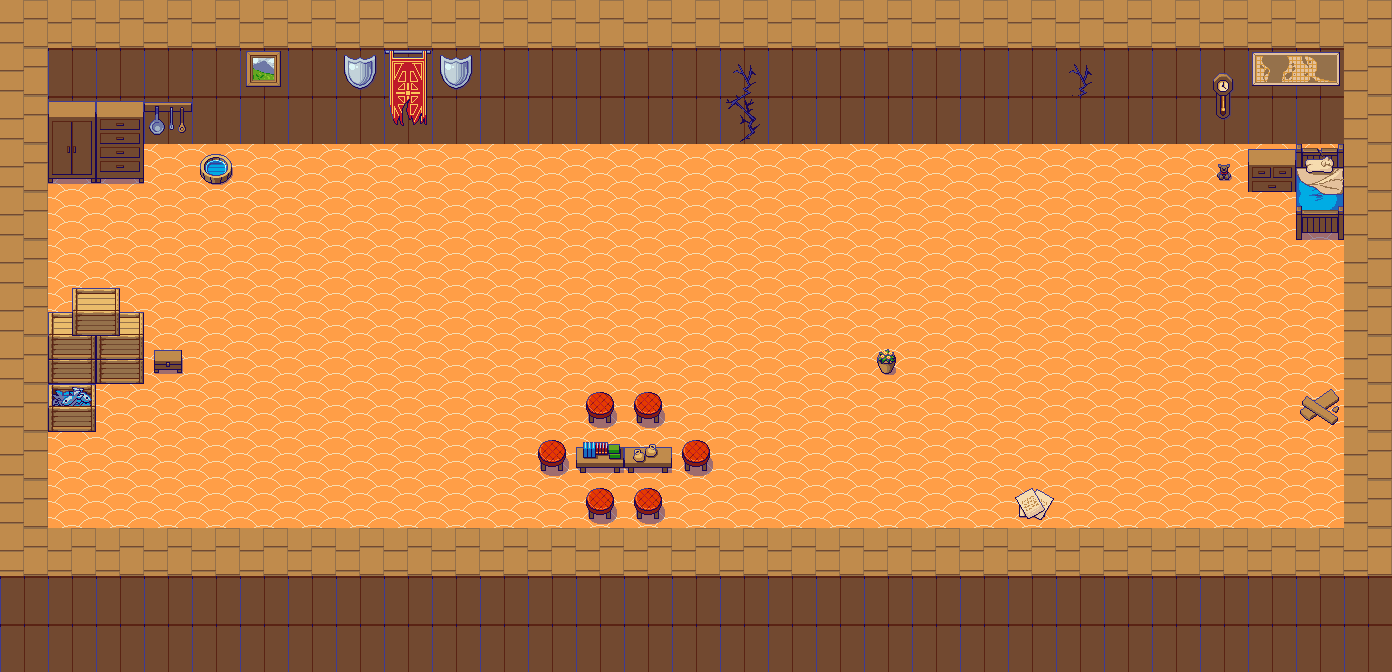

This is a level from a 2D game, rendered from its Tiled map with the project's own tilesets. A one-line summary and the complete map file follow:
An orthogonal 29x14 tile map with 48x48 px tiles, 3 tile layers (Tile Layer 1, Tile Layer 2, Tile Layer 3), 6 tilesets.

<map version="1.5" tiledversion="1.7.2" orientation="orthogonal" renderorder="right-down" width="29" height="14" tilewidth="48" tileheight="48" infinite="0" nextlayerid="4" nextobjectid="1">
 <tileset firstgid="1" name="PixelFantasy_Inside_A1" tilewidth="48" tileheight="48" tilecount="192" columns="16">
  <image source="Pixel Fantasy RMMZ RTP Tiles/img/tilesets/PixelFantasy_Inside_A1.png" width="768" height="576" />
 </tileset>
 <tileset firstgid="193" name="PixelFantasy_Inside_A2" tilewidth="48" tileheight="48" tilecount="192" columns="16">
  <image source="Pixel Fantasy RMMZ RTP Tiles/img/tilesets/PixelFantasy_Inside_A2.png" width="768" height="576" />
 </tileset>
 <tileset firstgid="385" name="PixelFantasy_Inside_A4" tilewidth="48" tileheight="48" tilecount="240" columns="16">
  <image source="Pixel Fantasy RMMZ RTP Tiles/img/tilesets/PixelFantasy_Inside_A4.png" width="768" height="720" />
 </tileset>
 <tileset firstgid="625" name="PixelFantasy_Inside_A5" tilewidth="48" tileheight="48" tilecount="128" columns="8">
  <image source="Pixel Fantasy RMMZ RTP Tiles/img/tilesets/PixelFantasy_Inside_A5.png" width="384" height="768" />
 </tileset>
 <tileset firstgid="753" name="PixelFantasy_Inside_B" tilewidth="48" tileheight="48" tilecount="256" columns="16">
  <image source="Pixel Fantasy RMMZ RTP Tiles/img/tilesets/PixelFantasy_Inside_B.png" width="768" height="768" />
 </tileset>
 <tileset firstgid="1009" name="PixelFantasy_Inside_C" tilewidth="48" tileheight="48" tilecount="256" columns="16">
  <image source="Pixel Fantasy RMMZ RTP Tiles/img/tilesets/PixelFantasy_Inside_C.png" width="768" height="768" />
 </tileset>
 <layer id="1" name="Tile Layer 1" width="29" height="14">
  <data encoding="csv">
337,337,337,337,337,337,337,337,337,337,337,337,337,337,337,337,337,337,337,337,337,337,337,337,337,337,337,337,337,
337,337,337,337,337,337,337,337,337,337,337,337,337,337,337,337,337,337,337,337,337,337,337,337,337,337,337,337,337,
337,337,337,337,337,337,337,337,337,337,337,337,337,337,337,337,337,337,337,337,337,337,337,337,337,337,337,337,337,
337,337,337,337,337,337,337,337,337,337,337,337,337,337,337,337,337,337,337,337,337,337,337,337,337,337,337,337,337,
337,337,337,337,337,337,337,337,337,337,337,337,337,337,337,337,337,337,337,337,337,337,337,337,337,337,337,337,337,
337,337,337,337,337,337,337,337,337,337,337,337,337,337,337,337,337,337,337,337,337,337,337,337,337,337,337,337,337,
337,337,337,337,337,337,337,337,337,337,337,337,337,337,337,337,337,337,337,337,337,337,337,337,337,337,337,337,337,
337,337,337,337,337,337,337,337,337,337,337,337,337,337,337,337,337,337,337,337,337,337,337,337,337,337,337,337,337,
337,337,337,337,337,337,337,337,337,337,337,337,337,337,337,337,337,337,337,337,337,337,337,337,337,337,337,337,337,
337,337,337,337,337,337,337,337,337,337,337,337,337,337,337,337,337,337,337,337,337,337,337,337,337,337,337,337,337,
337,337,337,337,337,337,337,337,337,337,337,337,337,337,337,337,337,337,337,337,337,337,337,337,337,337,337,337,337,
337,337,337,337,337,337,337,337,337,337,337,337,337,337,337,337,337,337,337,337,337,337,337,337,337,337,337,337,337,
337,337,337,337,337,337,337,337,337,337,337,337,337,337,337,337,337,337,337,337,337,337,337,337,337,337,337,337,337,
337,337,337,337,337,337,337,337,337,337,337,337,337,337,337,337,337,337,337,337,337,337,337,337,337,337,337,337,337
</data>
 </layer>
 <layer id="2" name="Tile Layer 2" width="29" height="14">
  <data encoding="csv">
466,466,466,466,466,466,466,466,466,466,466,466,466,466,466,466,466,466,466,466,466,466,466,466,466,466,466,466,466,
466,513,513,513,513,513,513,513,513,513,513,513,513,513,513,513,513,513,513,513,513,513,513,513,513,513,513,513,466,
466,513,513,513,513,513,513,513,513,513,513,513,513,513,513,513,513,513,513,513,513,513,513,513,513,513,513,513,466,
466,0,0,0,0,0,0,0,0,0,0,0,0,0,0,0,0,0,0,0,0,0,0,0,0,0,0,0,466,
466,0,0,0,0,0,0,0,0,0,0,0,0,0,0,0,0,0,0,0,0,0,0,0,0,0,0,0,466,
466,0,0,0,0,0,0,0,0,0,0,0,0,0,0,0,0,0,0,0,0,0,0,0,0,0,0,0,466,
466,0,0,0,0,0,0,0,0,0,0,0,0,0,0,0,0,0,0,0,0,0,0,0,0,0,0,0,466,
466,0,0,0,0,0,0,0,0,0,0,0,0,0,0,0,0,0,0,0,0,0,0,0,0,0,0,0,466,
466,0,0,0,0,0,0,0,0,0,0,0,0,0,0,0,0,0,0,0,0,0,0,0,0,0,0,0,466,
466,0,0,0,0,0,0,0,0,0,0,0,0,0,0,0,0,0,0,0,0,0,0,0,0,0,0,0,466,
466,0,0,0,0,0,0,0,0,0,0,0,0,0,0,0,0,0,0,0,0,0,0,0,0,0,0,0,466,
466,466,466,466,466,466,466,466,466,466,466,466,466,466,466,466,466,466,466,466,466,466,466,466,466,466,466,466,466,
513,513,513,513,513,513,513,513,513,513,513,513,513,513,513,513,513,513,513,513,513,513,513,513,513,513,513,513,513,
513,513,513,513,513,513,513,513,513,513,513,513,513,513,513,513,513,513,513,513,513,513,513,513,513,513,513,513,513
</data>
 </layer>
 <layer id="3" name="Tile Layer 3" width="29" height="14">
  <data encoding="csv">
0,0,0,0,0,0,0,0,0,0,0,0,0,0,0,0,0,0,0,0,0,0,0,0,0,0,0,0,0,
0,0,0,0,0,768,0,931,914,931,0,0,0,0,0,821,0,0,0,0,0,0,821,0,0,982,761,762,0,
0,779,780,1033,0,0,0,0,930,0,0,0,0,0,0,837,0,0,0,0,0,0,0,0,0,998,0,0,0,
0,795,796,0,940,0,0,0,0,0,0,0,0,0,0,0,0,0,0,0,0,0,0,0,0,1233,777,847,0,
0,0,0,0,0,0,0,0,0,0,0,0,0,0,0,0,0,0,0,0,0,0,0,0,0,0,0,863,0,
0,0,0,0,0,0,0,0,0,0,0,0,0,0,0,0,0,0,0,0,0,0,0,0,0,0,0,0,0,
0,955,956,0,0,0,0,0,0,0,0,0,0,0,0,0,0,0,0,0,0,0,0,0,0,0,0,0,0,
0,971,972,1187,0,0,0,0,0,0,0,0,0,0,0,0,0,0,1176,0,0,0,0,0,0,0,0,0,0,
0,986,0,0,0,0,0,0,0,0,0,0,994,994,0,0,0,0,0,0,0,0,0,0,0,0,0,941,0,
0,0,0,0,0,0,0,0,0,0,0,994,874,889,994,0,0,0,0,0,0,0,0,0,0,0,0,0,0,
0,0,0,0,0,0,0,0,0,0,0,0,994,994,0,0,0,0,0,0,0,1169,0,0,0,0,0,0,0,
0,0,0,0,0,0,0,0,0,0,0,0,0,0,0,0,0,0,0,0,0,0,0,0,0,0,0,0,0,
0,0,0,0,0,0,0,0,0,0,0,0,0,0,0,0,0,0,0,0,0,0,0,0,0,0,0,0,0,
0,0,0,0,0,0,0,0,0,0,0,0,0,0,0,0,0,0,0,0,0,0,0,0,0,0,0,0,0
</data>
 </layer>
</map>
